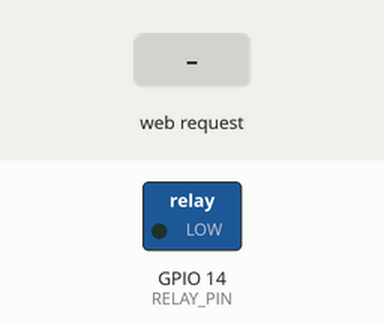
Recording of a sketch running on a simulated ESP8266 (NodeMCU). Parts: switched loads named in the sketch (green lamp = pin HIGH). Inputs (shaded band) come from the test bench. WiFi joins after 1.5 s; servers stay silent unless stated; not simulated (calls return 0 or success): secrets.h; what the sketch prints to the serial monitor is not drawn.

Above: at 2.7 s.
2.8 s: HTTP request GET /relaytoggle received
At 3.3 s:
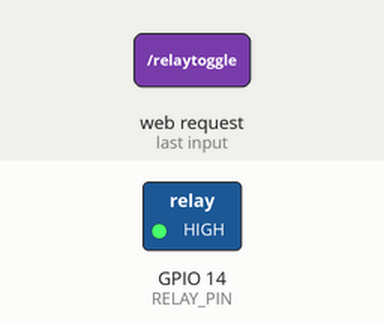
Timing chart, 0 to 5.8 s (numbered marks = the images above; inputs shaded):
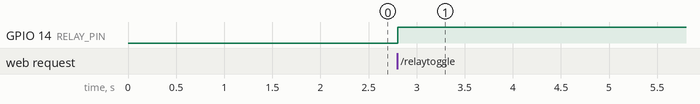

The sketch:

relay_module.ino
```cpp
#include <ESP8266WiFi.h>
#include <WiFiClient.h>
#include <ESP8266WebServer.h>
#include <secrets.h>

#define RELAY_PIN 14

bool isRelayOn = false;

ESP8266WebServer server(80);

void setup() {
  Serial.begin(115200);
  //setup relay and turn off
  pinMode(RELAY_PIN, OUTPUT);
  digitalWrite(RELAY_PIN, LOW);

  //setup wifi
  Serial.println();
  Serial.print("Configuring access point...");
  WiFi.begin(WIFI_SSID, WIFI_PASSWORD);
  while (WiFi.status() != WL_CONNECTED) {
    delay(500);
    Serial.print(".");
  }
  Serial.println("");
  Serial.println("WiFi connected");
  Serial.print("IP address: ");
  Serial.println(WiFi.localIP());
  Serial.print("Device hostname: ");
  Serial.println(WiFi.hostname());
  //setup node server
  server.enableCORS(true);
  server.on ( "/", handleRoot);
  server.on("/relaytoggle", relaytoggle);
  server.on("/healthcheck", healthCheck);

  server.begin();
  Serial.println ( "HTTP server started" );
}
void loop() {
  server.handleClient();
}
void healthCheck() {
  server.send(200, "text", "I'm not a teapot!");
}
void handleRoot() {
  String mainPage = "<html>";
  mainPage += "<head>";
  mainPage +=   "<meta name=\"viewport\" content=\"width=device-width, initial-scale=1\">";
  mainPage += "</head>";
  mainPage += "<body style=\"display: flex; flex-direction: column; align-items: center;\">";
  mainPage +=   "<h1 style=\"font-size: x-large;\">NodeMCU Relay Control</h1>";
  mainPage +=   "<form method=\"post\" action=\"/relaytoggle\" target=\"dummyframe\">";

  mainPage +=     "<label style=\"font-size: x-large;\"> Toggle Relay";
  mainPage +=       "<input type=\"checkbox\" name=\"relaystate\" disabled";
  mainPage +=       isRelayOn ? " checked " : " ";
  mainPage +=       "/> ";
  mainPage +=     "</label>";
  mainPage +=     "<br />";
  mainPage +=     "<br />";
  mainPage +=     "<input type=\"submit\" />";
  mainPage +=   "</form>";
  //dummy frame to block redirect on form submission
  mainPage +=     "<iframe name=\"dummyframe\" id=\"dummyframe\" style=\"display:none;\"></iframe>";
  mainPage += "</body>";
  mainPage += "</html>";

  server.send(200, "text/html", mainPage);
}

String relayState(bool relayOn) {
  if(relayOn){
    return "On";
  }
  return "Off";
}

void relaytoggle() {
  Serial.print("Relay state is currently ");
  Serial.println(relayState(isRelayOn));
  Serial.print("You asked for it to be ");
  Serial.println(relayState(!isRelayOn));

  if(isRelayOn){
   Serial.println("Turning off");
   isRelayOn = false;
   digitalWrite(RELAY_PIN, LOW);
  } else {
   Serial.println("Turning on");
   isRelayOn = true;
   digitalWrite(RELAY_PIN, HIGH);
  }

  Serial.print("Relay state is now ");
  Serial.println(relayState(isRelayOn));

  handleRoot();
}
```

Measured:
- after the input at 2.8 s, GPIO 14 (RELAY_PIN): LOW → HIGH at once
